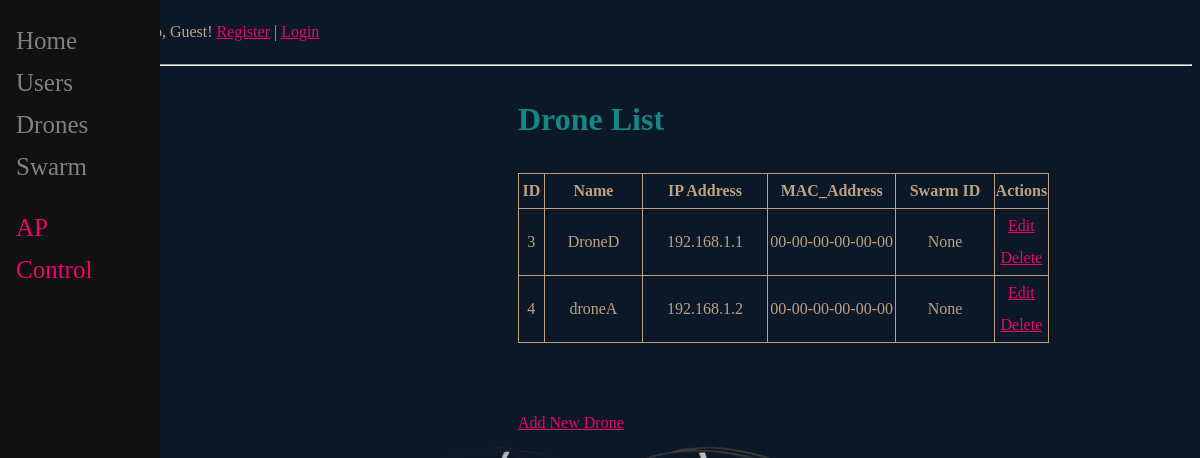
The app's page /drone_list, older data.
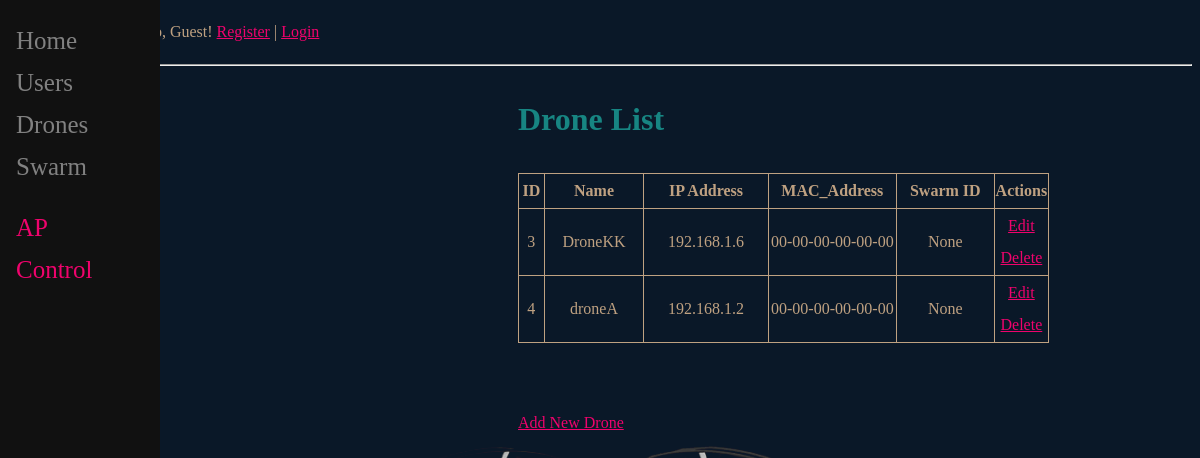
The same page, newer data.
### main/models.py (models this page shows, shortened)
class Drone(models.Model):
    user_id=models.ForeignKey(CustomUser,null=True, on_delete=models.SET_NULL)
    droneName=models.fields.CharField(max_length=32,unique=True)
    MAC_Address=models.CharField(max_length=17, default="00-00-00-00-00-00")
    IPAddress=models.GenericIPAddressField(max_length=64, default="192.168.1.1")
    createdAt=models.DateTimeField("datePublished", default=timezone.now)
    swarm_id=models.ForeignKey(Swarm,null=True, blank=True, on_delete=models.SET_NULL)
    UpdatedBy=models.CharField(max_length=32, default="User")

### main/views.py (the view)
# urls.py: path('drone_list', drone_list, name='drone_list'),
def drone_list(request):
    drones = Drone.objects.all()
    return render(request, 'main/drone_list.html', {'drones': drones})

### templates/main/drone_list.html (shortened to what this page needs)
{% extends 'main/base.html' %}
{% block content %}
<h1>Drone List</h1>
<body>
    <table  style="width:80%; border: 1px solid; border-collapse: collapse">
        <thead>
            <tr style="border: 1px solid; text-align: center;">
                <th>ID</th>
                <th style="width:5%; border: 1px solid; ">Name</th>
                <th style="width:20%; border: 1px solid;">IP Address</th>
                <th style="width:25%; border: 1px solid;">MAC_Address</th>
                <th style="width:20%; border: 1px solid;">Swarm ID</th>
                <th style="width:10%; border: 1px solid;">Actions</th>
            </tr>
        </thead>
        <tbody>
    {% for drone in drones %}
            <tr style="border: 1px solid; text-align: center;">
                <td style="width:5%; border: 1px solid; text-align: center; ">{{ drone.id }}</td>
                <td style="width:20%; border: 1px solid; text-align: center; ">{{ drone.droneName }}</td>
                <td style="width:25%; border: 1px solid; text-align: center; ">{{ drone.IPAddress }}</td>
                <td style="width:20%; border: 1px solid; text-align: center; ">{{ drone.MAC_Address }}</td>
                <td style="width:10%; border: 1px solid; text-align: center; ">{{ drone.swarm_id }}</td>
                <td>
                    <a style="width:10%" href="/drone_edit/{{ drone.id }}"><span>Edit</span></a>
                    <a style="width:10%" href="/drone_delete/{{ drone.id }}">Delete</a>
                </td>
            </tr>
        {% endfor %}
        </tbody>
    </table>
    <br>
    <br>
    <a href="{%url 'drone_add' %}" class="btn btn-outline-secondary btn-sm"><span>Add New Drone</span></a>
</body>
{% endblock %}

Row changes from the older to the newer data that the page shows:
changed Drone id 3: droneName "DroneD" → "DroneKK"; IPAddress "192.168.1.1" → "192.168.1.6"
